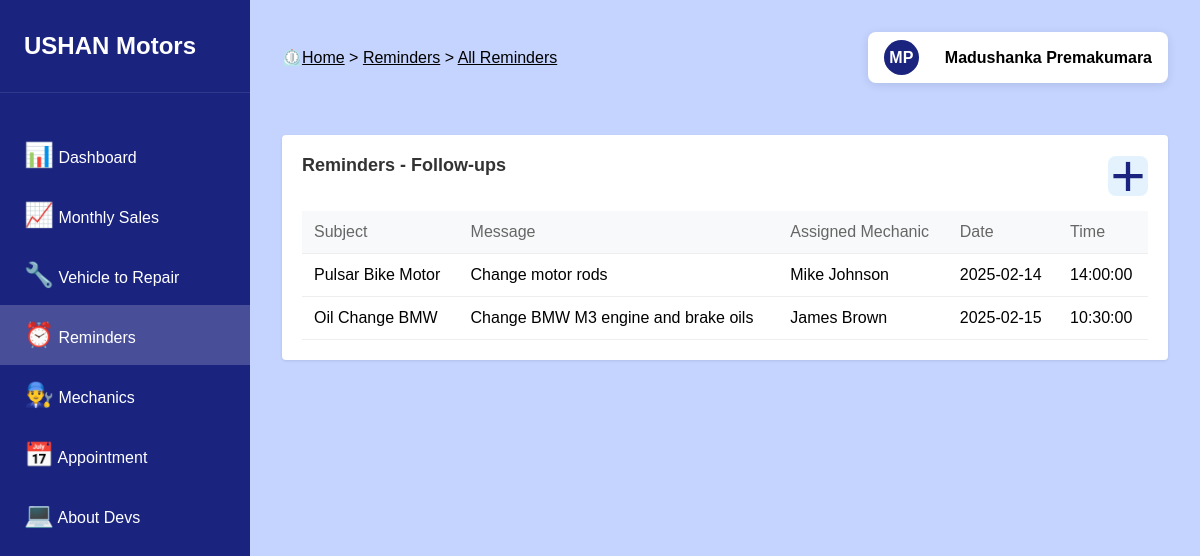
Page /Staff_Interface/reminderFollowUps.php (signed in) on the earlier database version.
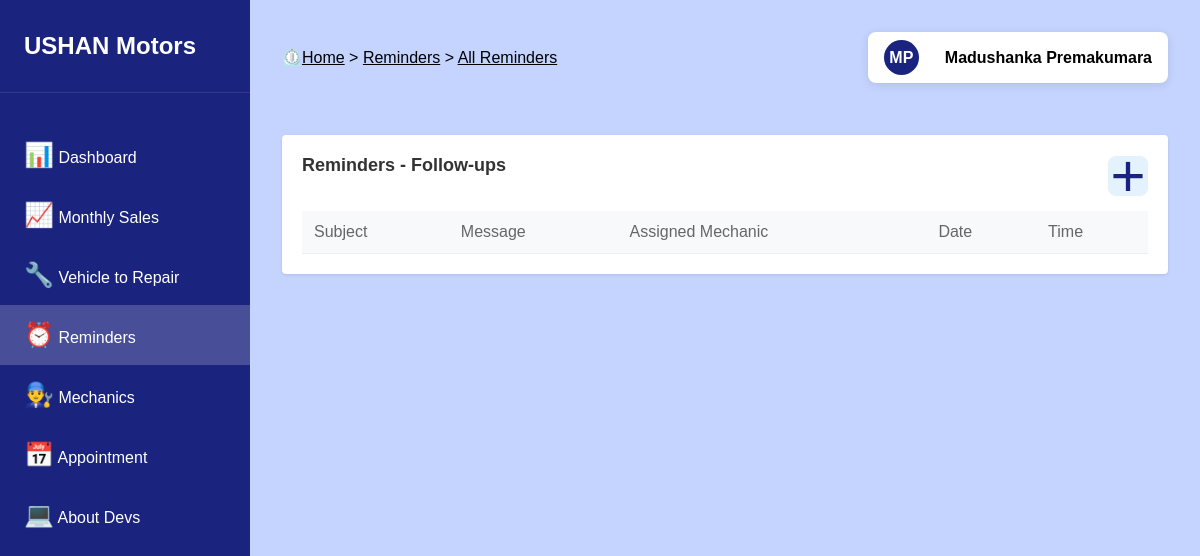
Same page on the later database version.
### tables this page shows
CREATE TABLE `employees` (
  `id` bigint(20) NOT NULL,
  `employee_id` varchar(20) NOT NULL,
  `role_id` varchar(20) NOT NULL,
  `emp_first_name` varchar(50) NOT NULL,
  `emp_last_name` varchar(50) NOT NULL,
  `basic_salary` decimal(10,0) NOT NULL
);

CREATE TABLE `reminders` (
  `id` bigint(20) NOT NULL,
  `reminder_id` varchar(20) NOT NULL,
  `employee_id` varchar(20) NOT NULL,
  `reminder_subject` varchar(200) NOT NULL,
  `reminder_msg` text NOT NULL,
  `reminder_date` date NOT NULL,
  `reminder_time` time NOT NULL
);

### Staff_Interface/reminderFollowUps.php (the view, shortened to what the changed rows need)
<?php
include('main/sessionChecker.php');
?>
<!DOCTYPE html>
<html>
<head>
	<link rel="stylesheet" type="text/css" href="styles/mainStyle.css">
</head>
<body>
    <main class="main-content">
        <div class="top-bar">
            <?php include('profile_icon.php') ?>
        </div>
        <div class="dashboard-grid">
            <div class="transactions-section reminders-section">
                <div class="section-header">
                    <h2>Reminders - Follow-ups</h2>
                </div>
                <table class="transactions-table reminders-table">
                    <thead>
                        <tr>
                            <th>Subject</th>
                            <th>Message</th>
                            <th>Assigned Mechanic</th>
                            <th>Date</th>
                            <th>Time</th>
                        </tr>
                    </thead>
                    <tbody>
                        <?php
                            $stmt1 = $connect->prepare("SELECT b.`emp_first_name`, b.`emp_last_name`, a.`reminder_subject`, a.`reminder_msg`, a.`reminder_date` AS rem_date, a.`reminder_time` AS rem_time FROM reminders a JOIN employees b ON a.`employee_id`=b.`employee_id`;");
                            $stmt1->execute();
                            $stmt1->bind_result($firstName, $lastName, $subject, $msg, $date, $time);
                            $results = [];
                            while ($stmt1->fetch()) {
                                $results[] = [
                                    'emp_first_name' => $firstName,
                                    'emp_last_name' => $lastName,
                                    'reminder_subject' => $subject,
                                    'reminder_msg' => $msg,
                                    'rem_date' => $date,
                                    'rem_time' => $time
                                ];
                            }
                            if (empty($results)) {
                                $firstName = "";
                                $lastName = "";
                                $subject = "";
                                $msg = "";
                                $date = "";
                                $time = "";
                            } else {
                                foreach ($results as $result) {
                                    $firstName = $result['emp_first_name'];
                                    $lastName = $result['emp_last_name'];
                                    $subject = $result['reminder_subject'];
                                    $msg = $result['reminder_msg'];
                                    $date = $result['rem_date'];
                                    $time = $result['rem_time'];
                                    echo "
                                    <tr>
                                        <td>".$subject."</td>
                                        <td>".$msg."</td>
                                        <td>".$firstName." ".$lastName."</td>
                                        <td>".$date."</td>
                                        <td>".$time."</td>
                                    </tr>
                                    ";
                                }
                            }
                        ?>
                    </tbody>
                </table>
            </div>
        </div>
    </main>
</body>
</html>

### Staff_Interface/profile_icon.php (shortened to what the changed rows need)
<?php
$empId = $_SESSION['employee_id'];
$firstName = "";
$lastName = "";
$roleId = "";
$stmt = $connect->prepare("SELECT `emp_first_name`, `emp_last_name`, `role_id` FROM employees WHERE `employee_id`='".$empId."' LIMIT 1;");
$stmt->execute();
$stmt->bind_result($firstName, $lastName, $roleId);
$results = [];
while ($stmt->fetch()) {
    $results[] = [
        'emp_first_name' => $firstName,
        'emp_last_name' => $lastName,
        'role_id' => $roleId
    ];
}
if (empty($results)) {
    $empId = "";
    $firstName = "";
    $lastName = "";
    $roleId = "";
} else {
    foreach ($results as $result) {
        $firstName = $result['emp_first_name'];
        $lastName = $result['emp_last_name'];
        echo "
        <div>
            <a href='#' class='user-profile' onclick='toggleDropdown(event)'>
                <div class='user-avatar'>".$firstName[0].$lastName[0]."</div>
                <div class='user-name'>".$firstName." ".$lastName."</div>
            </a>
            <div class='dropdown-menu' id='dropdownMenu'>
                <a href='settings.php'>Settings</a>
                <a href='logout.php'>Logout</a>
            </div>
        </div>
        ";
    }
}
?>

Differences in the rows shown:
removed reminders: reminder_subject "Pulsar Bike Motor", reminder_msg "Change motor rods", employees.emp_first_name "Mike", employees.emp_last_name "Johnson", reminder_date "2025-02-14", reminder_time "14:00:00"
removed reminders: reminder_subject "Oil Change BMW", reminder_msg "Change BMW M3 engine and brake oils", employees.emp_first_name "James", employees.emp_last_name "Brown", reminder_date "2025-02-15", reminder_time "10:30:00"
